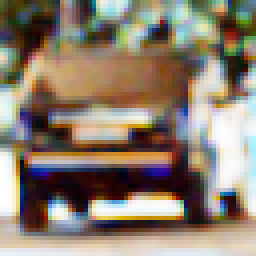
#> input picture preprocesed/vehicles/1028.png, 64 x 64 px, given in place of 145.png, which was not available (shown 4 times larger); the run also reads 2 pictures not shown here
$ jupyter execute --allow-errors final.ipynb   (shell and % lines are left out)   (older library calls are emulated)   (text cells are left out)
#> lines starting #> are read from the running program, lines starting #| are printed output that depends on the picture; pictures that were not available may be replaced by others from this repository, and a replacement may not be noted
[cell 1]
from google.colab import drive
drive.mount('/content/drive')

[cell 2]

import glob
import os
import re

import matplotlib.image as mpimg
import pandas as pd
import PIL
import cv2
import matplotlib.pyplot as plt
import numpy as np
import math
import skimage.morphology as morph
from skimage import io, color
from PIL import Image
import skimage

[cell 3]
def img_read(filename, mode = 'color'):
#> called with mode = 'color'
    if(mode == 'color'):
        return cv2.cvtColor(cv2.imread(filename),cv2.COLOR_BGR2RGB)
    elif(mode=='grayscale' or mode=='greyscale' or mode == 'gray' or mode == 'grey'):
        return cv2.imread(filename, cv2.IMREAD_GRAYSCALE)
    elif(mode=='yuv' or mode=='YUV'):
        return cv2.cvtColor(cv2.imread(filename),cv2.COLOR_BGR2YUV)
    elif(mode=='hsv' or mode=='HSV'):
        return cv2.cvtColor(cv2.imread(filename),cv2.COLOR_BGR2HSV)
    elif(mode=='lab' or mode=='LAB'):
        return cv2.cvtColor(cv2.imread(filename),cv2.COLOR_BGR2LAB)
    else:
        return None

def norm_image(img):
    img_pil = Image.fromarray(img)
    """
    Normalize PIL image

    Normalizes luminance to (mean,std)=(0,1), and applies a [1%, 99%] contrast stretch
    """
    img_y, img_b, img_r = img_pil.convert('YCbCr').split()
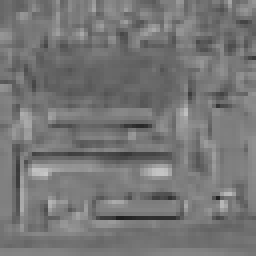
#> img_b: PIL image 64x64 L (shown 4 times larger); min 31, max 198, mean 117.8
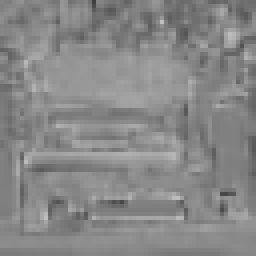
#> img_r: PIL image 64x64 L (shown 4 times larger); min 63, max 193, mean 135.4

    img_y_np = np.asarray(img_y).astype(float)

    img_y_np /= 255
    img_y_np -= img_y_np.mean()
    img_y_np /= img_y_np.std()
    scale = np.max([np.abs(np.percentile(img_y_np, 1.0)),
                    np.abs(np.percentile(img_y_np, 99.0))])
#> scale = 1.71
    img_y_np = img_y_np / scale
    img_y_np = np.clip(img_y_np, -1.0, 1.0)
    img_y_np = (img_y_np + 1.0) / 2.0

    img_y_np = (img_y_np * 255 + 0.5).astype(np.uint8)

    img_y = Image.fromarray(img_y_np)

    img_ybr = Image.merge('YCbCr', (img_y, img_b, img_r))

    img_nrm = img_ybr.convert('RGB')

    open_cv_image = np.array(img_nrm)

    return open_cv_image

#Definir la función de transformación de la imagen (corrección gamma)
# [16 lines left out: function gamma_correction, not called in this run]

def histogram_equalization(img):

    #Crear matriz de ceros del tamaño de la imagen y tipo de dato flotante
    res = np.zeros(img.shape, np.float32)
    #Crear un vector 1-D de la matriz de la imagen es decir \aplanarla\
    img_raveled = img.ravel()
    #Generar el histograma normalizado de la imagen
    hist_norm = plt.hist(img_raveled, bins=255, range=(0.0, 255.0), density=True)
    #Limpiar la figura actual
    plt.clf()
    #hist_norm[0] es un vector de probabilidades. Añadir al vector el valor [1 - sumatoria de sus datos]
    pdf = hist_norm[0]
    np.append(pdf, 1.0 - np.sum(pdf))
    #Dado que se añade un dato se realiza la sumatoria de valores sobre todo el vector
    cdf = [np.sum(pdf[0:x]) for x in range(0,256)]
    #Hallar el valor mínimo y máximo de la imagen
    gmin = np.min(img)
    gmax = np.max(img)

    #Generar F(g) - Función de ecualización
    for g in range(0,256):
        res[img == g] = (gmax - gmin)*cdf[g] + gmin
    #Asegurar que los datos sean uint8 y esten en el rango correspondiente
    res[res<0] = 0
    res[res>255] = 255
    res = res.astype(np.uint8)
    return res

#definicion de funcion para la aplicacion del filtro de media.
def filtro_mediab(imag,k_size):
    #Aplica suavizado mediante la funcion blur
    res1 = cv2.blur(imag,(k_size,k_size),borderType=cv2.BORDER_REPLICATE )

    return res1

def filtro_media2d(imag,k_size):
    #Aplica suavizado mediante filter2D
    kernel = np.ones((k_size,k_size),np.float64)/(k_size**2)
    res2 = cv2.filter2D(imag, ddepth=-1, kernel= kernel, borderType=cv2.BORDER_REPLICATE)

    return res2

def minimum_filter(img,k_size):
    #Crear matriz de ceros del tamaño de imagen de entrada
    res = np.zeros(img.shape, np.uint8)
    #Definir el radio del kernel
    r = math.floor(k_size/2)
    #Recorrer cada posición i,j de la imagen con el kernel
    for i in range(r, img.shape[0]-r):
        for j in range(r, img.shape[1]-r):
            #Tamaño de la ventana
            window = img[i-r:i+r+1,j-r:j+r+1]
            #Cambiar el valor de la posición i,j de la imagen por el de la ventana
            min_val = np.min(window)
            res[i,j] = min_val
    return res

#Definir función de Filtro del Máximo
def maximum_filter(img,k_size):
    #Crear una matriz de ceros del tamaño de la imagen de entrada
    res = np.zeros(img.shape, np.uint8)
    #Radio del kernel
    r = math.floor(k_size/2)
    #Recorrer cada posición i,j de la imagen con el kernel
    for i in range(r, img.shape[0]-r):
        for j in range(r, img.shape[1]-r):
            #Tamaño de la ventana
            window = img[i-r:i+r+1,j-r:j+r+1]
            #Cambiar el valor de la posición i,j de la imagen por el de la ventana
            max_val = np.max(window)
            res[i,j] = max_val
    return res

[cell 4]
image_path = '145.png'
img_rgb = img_read('/content/drive/MyDrive/GitHub/data/vehicles/'+image_path)
img_norm = norm_image(img_rgb)

#Modelo RGB
img_R = img_rgb[:,:,0]
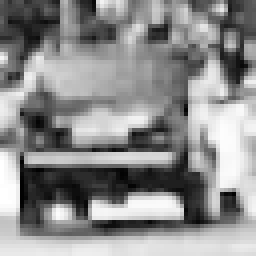
#> img_R: shape (64, 64) (shown 4 times larger); min 2, max 255, mean 140.3
img_G = img_rgb[:,:,1]
img_B = img_rgb[:,:,2]

fig, (ax1, ax2, ax3) = plt.subplots(1,3, figsize=(15, 6))

fig.suptitle('Canales RGB original', fontsize=15)
ax1.set_title('Canal R')
ax1.imshow(img_R, cmap='gray')
ax2.set_title('Canal G')
ax2.imshow(img_G, cmap='gray')
ax3.set_title('Canal B')
ax3.imshow(img_B, cmap='gray')

#Modelo RGB
img_R = img_norm[:,:,0]
img_G = img_norm[:,:,1]
img_B = img_norm[:,:,2]

fig, (ax1, ax2, ax3) = plt.subplots(1,3, figsize=(15, 6))

fig.suptitle('Canales RGB Normalizado', fontsize=15)
ax1.set_title('Canal R')
ax1.imshow(img_R, cmap='gray')
ax2.set_title('Canal G')
ax2.imshow(img_G, cmap='gray')
ax3.set_title('Canal B')
ax3.imshow(img_B, cmap='gray')

[cell 5]
img_cmy = img_read('/content/drive/MyDrive/GitHub/data/vehicles/'+image_path)
img_cmy_norm = norm_image(img_cmy)

#Modelo CMY
img_C= 255 - img_cmy[:,:,0]
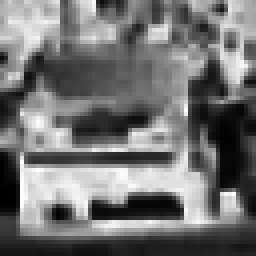
#> img_C: shape (64, 64) (shown 4 times larger); min 0, max 253, mean 114.7
img_M = 255 - img_cmy[:,:,1]
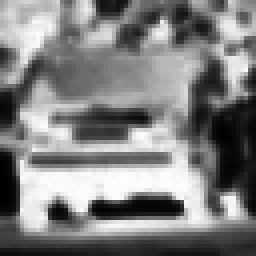
#> img_M: shape (64, 64) (shown 4 times larger); min 0, max 253, mean 128
img_Y = 255 - img_cmy[:,:,2]
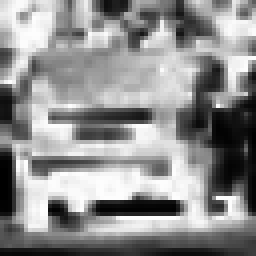
#> img_Y: shape (64, 64) (shown 4 times larger); min 0, max 253, mean 143

fig, (ax1, ax2, ax3) = plt.subplots(1,3, figsize=(15, 6))

fig.suptitle('Canales CMY Original', fontsize=15)
ax1.set_title('Canal C')
ax1.imshow(img_C, cmap='gray')
ax2.set_title('Canal M')
ax2.imshow(img_M, cmap='gray')
ax3.set_title('Canal Y')
ax3.imshow(img_Y, cmap='gray')

#Modelo CMY
img_C= 255 - img_cmy_norm[:,:,0]
img_M = 255 - img_cmy_norm[:,:,1]
img_Y = 255 - img_cmy_norm[:,:,2]

fig, (ax1, ax2, ax3) = plt.subplots(1,3, figsize=(15, 6))

fig.suptitle('Canales CMY Normalizado', fontsize=15)
ax1.set_title('Canal C')
ax1.imshow(img_C, cmap='gray')
ax2.set_title('Canal M')
ax2.imshow(img_M, cmap='gray')
ax3.set_title('Canal Y')
ax3.imshow(img_Y, cmap='gray')

[cell 6]
img_yuv = img_read('/content/drive/MyDrive/GitHub/data/vehicles/'+image_path, 'yuv')
img_yuv_norm = norm_image(img_yuv)
#> in norm_image (call 3), `img_y, img_b, img_r = img_pil.convert('YCbCr').split()`:
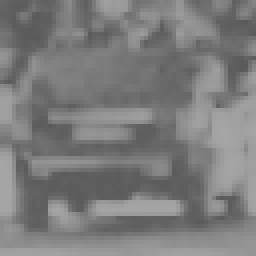
#> img_y: PIL image 64x64 L (shown 4 times larger); min 90, max 165, mean 124
#> in norm_image (call 3), `img_y, img_b, img_r = img_pil.convert('YCbCr').split()`:
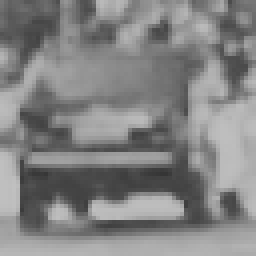
#> img_r: PIL image 64x64 L (shown 4 times larger); min 53, max 192, mean 130.9
#> in norm_image (call 3), `scale = np.max([np.abs(np.percentile(img_y_np, 1.0)), np.abs(np.percen..`: scale = 1.87
#> in norm_image (call 3), `img_y_np = (img_y_np + 1.0) / 2.0`:
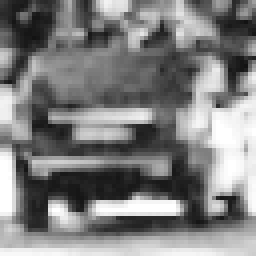
#> img_y_np: shape (64, 64) float64 (shown 4 times larger); min 0.0752, max 1, mean 0.5
#> in norm_image (call 3), `img_nrm = img_ybr.convert('RGB')`:
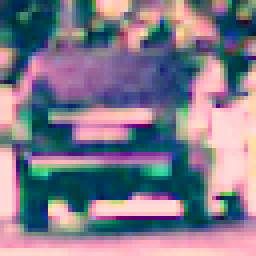
#> img_nrm: PIL image 64x64 RGB (shown 4 times larger); mean R, G, B 127.9, 122.5, 139.4

#Modelo YUV

img_Y = img_yuv[:,:,0]
img_U =  img_yuv[:,:,1]
img_V = img_yuv[:,:,2]

fig, (ax1, ax2, ax3) = plt.subplots(1,3, figsize=(15, 6))

fig.suptitle('Canales YUV Original', fontsize=15)
ax1.set_title('Canal Y')
ax1.imshow(img_Y, cmap='gray')
ax2.set_title('Canal U')
ax2.imshow(img_U, cmap='gray')
ax3.set_title('Canal V')
ax3.imshow(img_V, cmap='gray')

#Modelo YUV

img_Y = img_yuv_norm[:,:,0]
img_U =  img_yuv_norm[:,:,1]
img_V = img_yuv_norm[:,:,2]

fig, (ax1, ax2, ax3) = plt.subplots(1,3, figsize=(15, 6))

fig.suptitle('Canales YUV Normalizado', fontsize=15)
ax1.set_title('Canal Y')
ax1.imshow(img_Y, cmap='gray')
ax2.set_title('Canal U')
ax2.imshow(img_U, cmap='gray')
ax3.set_title('Canal V')
ax3.imshow(img_V, cmap='gray')

[cell 7]
img_hsv = img_read('/content/drive/MyDrive/GitHub/data/vehicles/'+image_path, 'hsv')
img_hsv_norm = norm_image(img_hsv)

#Modelo HSV

img_H = img_hsv[:,:,0]
img_S =  img_hsv[:,:,1]
img_V = img_hsv[:,:,2]

fig, (ax1, ax2, ax3) = plt.subplots(1,3, figsize=(15, 6))

fig.suptitle('Canales HSV Originales', fontsize=15)
ax1.set_title('Canal H')
ax1.imshow(img_H, cmap='gray')
ax2.set_title('Canal S')
ax2.imshow(img_S, cmap='gray')
ax3.set_title('Canal V')
ax3.imshow(img_V, cmap='gray')

#Modelo HSV

img_H = img_hsv_norm[:,:,0]
img_S =  img_hsv_norm[:,:,1]
img_V = img_hsv_norm[:,:,2]

fig, (ax1, ax2, ax3) = plt.subplots(1,3, figsize=(15, 6))

fig.suptitle('Canales HSV Normalizados', fontsize=15)
ax1.set_title('Canal H')
ax1.imshow(img_H, cmap='gray')
ax2.set_title('Canal S')
ax2.imshow(img_S, cmap='gray')
ax3.set_title('Canal V')
ax3.imshow(img_V, cmap='gray')

[cell 8]
img_lab = img_read('/content/drive/MyDrive/GitHub/data/vehicles/'+image_path, 'lab')
img_lab_norm = norm_image(img_lab)

#Modelo LAB

img_L = img_lab[:,:,0]
img_A =  img_lab[:,:,1]
img_B = img_lab[:,:,2]

fig, (ax1, ax2, ax3) = plt.subplots(1,3, figsize=(15, 6))
fig.suptitle('Canales LAB Originales', fontsize=15)
ax1.set_title('Canal L')
ax1.imshow(img_L, cmap='gray')
ax2.set_title('Canal A')
ax2.imshow(img_A, cmap='gray')
ax3.set_title('Canal B')
ax3.imshow(img_B, cmap='gray')

#Modelo LAB

img_L = img_lab_norm[:,:,0]
img_A =  img_lab_norm[:,:,1]
img_B = img_lab_norm[:,:,2]

fig, (ax1, ax2, ax3) = plt.subplots(1,3, figsize=(15, 6))
fig.suptitle('Canales LAB Normalizados', fontsize=15)
ax1.set_title('Canal L')
ax1.imshow(img_L, cmap='gray')
ax2.set_title('Canal A')
ax2.imshow(img_A, cmap='gray')
ax3.set_title('Canal B')
ax3.imshow(img_B, cmap='gray')

[cell 9]
image_path_one = '50.png'
img_rgb = img_read('/content/drive/MyDrive/GitHub/data/vehicles/'+image_path_one)

#Modelo RGB
img_R = img_rgb[:,:,0]
img_G = img_rgb[:,:,1]
img_B = img_rgb[:,:,2]

fig, (ax1, ax2, ax3) = plt.subplots(1,3, figsize=(15, 6))

fig.suptitle('Canales RGB original', fontsize=15)
ax1.set_title('Canal R')
ax1.imshow(img_R, cmap='gray')
ax2.set_title('Canal G')
ax2.imshow(img_G, cmap='gray')
ax3.set_title('Canal B')
ax3.imshow(img_B, cmap='gray')

[cell 10]
img_yuv = img_read('/content/drive/MyDrive/GitHub/data/vehicles/'+image_path_one, 'yuv')

#Modelo YUV

img_Y = img_yuv[:,:,0]
img_U =  img_yuv[:,:,1]
img_V = img_yuv[:,:,2]

fig, (ax1, ax2, ax3) = plt.subplots(1,3, figsize=(15, 6))

fig.suptitle('Canales YUV Original', fontsize=15)
ax1.set_title('Canal Y')
ax1.imshow(img_Y, cmap='gray')
ax2.set_title('Canal U')
ax2.imshow(img_U, cmap='gray')
ax3.set_title('Canal V')
ax3.imshow(img_V, cmap='gray')

[cell 11]
img_hsv = img_read('/content/drive/MyDrive/GitHub/data/vehicles/'+image_path_one, 'hsv')

#Modelo HSV

img_H = img_hsv[:,:,0]
img_S =  img_hsv[:,:,1]
img_V = img_hsv[:,:,2]

fig, (ax1, ax2, ax3) = plt.subplots(1,3, figsize=(15, 6))

fig.suptitle('Canales HSV Originales', fontsize=15)
ax1.set_title('Canal H')
ax1.imshow(img_H, cmap='gray')
ax2.set_title('Canal S')
ax2.imshow(img_S, cmap='gray')
ax3.set_title('Canal V')
ax3.imshow(img_V, cmap='gray')

[cell 12]
sharp_kernel = np.array([[0,-1,0], [-1,5,-1], [0,-1,0]])
img_G_sharp = cv2.filter2D(img_G, -1, sharp_kernel)
img_Y_sharp = cv2.filter2D(img_Y, -1, sharp_kernel)

fig, (ax1, ax2) = plt.subplots(1,2, figsize=(15, 6))

fig.suptitle('Comparación Kernel R', fontsize=15)
ax1.set_title('Original')
ax1.imshow(img_G, cmap='gray')
ax2.set_title('Después del kernel')
ax2.imshow(img_G_sharp, cmap='gray')

fig, (ax1, ax2) = plt.subplots(1,2, figsize=(15, 6))

fig.suptitle('Comparación Kernel Y', fontsize=15)
ax1.set_title('Original')
ax1.imshow(img_Y, cmap='gray')
ax2.set_title('Después del kernel')
ax2.imshow(img_Y_sharp, cmap='gray')

[cell 13]
#Definir la función ecualización del histograma cuyo parámetro es una imagen
img_rgb1 = img_read('/content/drive/MyDrive/GitHub/data/vehicles/'+image_path_one)
#Modelo RGB
img_G2 = img_rgb1

#Leer la imagen y aplicar la transformación ecualización del histograma sobre ésta

res_ecua = histogram_equalization(img_G2)
#> in histogram_equalization, `img_raveled = img.ravel()`: img_raveled = 12288 values, max 242 at index 411, min 3 at index 1118, mean 118.7
#> in histogram_equalization, `pdf = hist_norm[0]`: pdf = 255 values, max 0.0775 at index 19, min 0 at index 0, mean 0.00392
#> in histogram_equalization, `cdf = [np.sum(pdf[0:x]) for x in range(0,256)]`: cdf = 256 values, max 1 at index 243, min 0 at index 0, mean 0.532
#> in histogram_equalization, `gmin = np.min(img)`: gmin = 3
#> in histogram_equalization, `gmax = np.max(img)`: gmax = 242

#Generar subplot 2x3 para mostrar imagen histograma y función de densidad acumulada
fig, arreglo_plots = plt.subplots(2,2 ,figsize=(10 ,10))
colors = ('r','g','b')

arreglo_plots[0,0].set_title('Imagen original')
arreglo_plots[0,0].imshow(img_G2, cmap='gray')
arreglo_plots[0,1].set_title('Histograma original')
img_array_i = img_G.ravel()
#> img_array_i = 4096 values, max 242 at index 200, min 3 at index 3062, mean 110.5
_=arreglo_plots[0,1].hist(img_array_i,histtype='step', bins=255 ,
                            range=(0.0, 255.0),density=True ,color=colors[1])

arreglo_plots[1,0].set_title('Imagen modificada')
arreglo_plots[1,0].imshow(res_ecua, cmap="gray")
arreglo_plots[1,1].set_title('Histograma modificado')
img_array_i = res_ecua.ravel()
#> img_array_i = 12288 values, max 241 at index 411, min 3 at index 1118, mean 118.2
_=arreglo_plots[1,1].hist(img_array_i,histtype='step', bins=255,
                          range=(0.0, 255.0),density=True, color=colors[1])

[cell 14]
image_path = "145.png"
#Definir la función ecualización del histograma cuyo parámetro es una imagen
img_rgb1 = img_read('/content/drive/MyDrive/GitHub/data/vehicles/'+image_path)
#Modelo RGB
img_G2 = img_rgb1

#Leer la imagen y aplicar la transformación ecualización del histograma sobre ésta

res_ecua2 = histogram_equalization(img_G2)

#Generar subplot 2x3 para mostrar imagen histograma y función de densidad acumulada
fig, arreglo_plots = plt.subplots(2,2 ,figsize=(10 ,10))
colors = ('r','g','b')

arreglo_plots[0,0].set_title('Imagen original')
arreglo_plots[0,0].imshow(img_G2, cmap='gray')
arreglo_plots[0,1].set_title('Histograma original')
img_array_i = img_G.ravel()
#> img_array_i = 4096 values, max 242 at index 200, min 3 at index 3062, mean 110.5
_=arreglo_plots[0,1].hist(img_array_i,histtype='step', bins=255 ,
                            range=(0.0, 255.0),density=True ,color=colors[1])

arreglo_plots[1,0].set_title('Imagen modificada')
arreglo_plots[1,0].imshow(res_ecua2, cmap="gray")
arreglo_plots[1,1].set_title('Histograma modificado')
img_array_i = res_ecua2.ravel()
#> img_array_i = 12288 values, max 255 at index 6527, min 2 at index 794, mean 126.4
_=arreglo_plots[1,1].hist(img_array_i,histtype='step', bins=255,
                          range=(0.0, 255.0),density=True, color=colors[1])

[cell 15]
res_gauss = cv2.GaussianBlur(img_G2,(5, 5),2)
res_gauss_ecua= cv2.GaussianBlur(res_ecua2,(5, 5),2)

fig, (ax1, ax2, ax3) = plt.subplots(1,3, figsize=(15, 6))
ax1.set_title("Imagen Sin Filtro")
ax1.imshow(img_G2)
ax2.set_title("Imagen con Filtro Gaussiano")
ax2.imshow(res_gauss)
ax3.set_title("Imagen ecualizada con Filtro Gaussiano")
ax3.imshow(res_gauss_ecua)

[cell 16]
img_rgb1 = img_read('/content/drive/MyDrive/GitHub/data/vehicles/'+image_path_one)
#Modelo RGB
img_G2 = img_rgb1

res_gauss = cv2.GaussianBlur(img_G2,(5, 5),2)
res_gauss_ecua= cv2.GaussianBlur(res_ecua,(5, 5),2)

fig, (ax1, ax2, ax3) = plt.subplots(1,3, figsize=(15, 6))
ax1.set_title("Imagen Sin Filtro")
ax1.imshow(img_G2)
ax2.set_title("Imagen con Filtro Gaussiano")
ax2.imshow(res_gauss)
ax3.set_title("Imagen ecualizada con Filtro Gaussiano")
ax3.imshow(res_gauss_ecua)

[cell 17]
k_size=3 #valor tamaño del kernel
#CANAL G - RGB
fmb_imagen5,fmd_imagen5 = filtro_mediab(res_ecua,k_size),filtro_media2d(img_G2,k_size)
#> in filtro_media2d, `kernel = np.ones((k_size,k_size),np.float64)/(k_size**2)`: kernel = [[0.111, 0.111, 0.111], [0.111, 0.111, 0.111], [0.111, 0.111, 0.111]]
#solo se mostro el filtro en la imagen 5

fig, (ax1, ax2, ax3) = plt.subplots(1,3, figsize=(15, 6))
ax1.set_title("Imagen Sin Filtro")
ax1.imshow(img_G2)
ax2.set_title("Imagen con funcion blue")
ax2.imshow(fmb_imagen5)
ax3.set_title("Imagen ecualizada con Funcion Filter2D")
ax3.imshow(fmd_imagen5)

[cell 18]
k_size=3#valor tamaño del kernel

img_rgb1 = img_read('/content/drive/MyDrive/GitHub/data/vehicles/'+image_path)
#Modelo RGB
img_G2 = img_rgb1

#CANAL G - RGB
fmb_imagen5,fmd_imagen5 = filtro_mediab(res_ecua2,k_size),filtro_media2d(img_G2,k_size)
#solo se mostro el filtro en la imagen 5

fig, (ax1, ax2, ax3) = plt.subplots(1,3, figsize=(15, 6))
ax1.set_title("Imagen Sin Filtro")
ax1.imshow(img_G2)
ax2.set_title("Imagen con funcion blue")
ax2.imshow(fmb_imagen5)
ax3.set_title("Imagen ecualizada con Funcion Filter2D")
ax3.imshow(fmd_imagen5)

[cell 19]
#Definir tamaño del kernel
k_size = 3

img_rgb1 = img_read('/content/drive/MyDrive/GitHub/data/vehicles/'+image_path_one)
#Modelo RGB
img_G2 = img_rgb1

res1 = cv2.medianBlur(img_G2, k_size)
res2 = cv2.medianBlur(res_ecua, k_size)

fig, (ax1, ax2, ax3) = plt.subplots(1,3, figsize=(15, 6))
ax1.set_title("Imagen Sin Filtro")
ax1.imshow(img_G2)
ax2.set_title("Imagen con filtro")
ax2.imshow(res1)
ax3.set_title("Imagen ecualizada con filtro")
ax3.imshow(res2)

[cell 20]
#Definir tamaño del kernel
k_size = 3

img_rgb1 = img_read('/content/drive/MyDrive/GitHub/data/vehicles/'+image_path)
#Modelo RGB
img_G2 = img_rgb1

res1 = cv2.medianBlur(img_G2, k_size)
res2 = cv2.medianBlur(res_ecua2, k_size)

fig, (ax1, ax2, ax3) = plt.subplots(1,3, figsize=(15, 6))
ax1.set_title("Imagen Sin Filtro")
ax1.imshow(img_G2)
ax2.set_title("Imagen con filtro")
ax2.imshow(res1)
ax3.set_title("Imagen ecualizada con filtro")
ax3.imshow(res2)

[cell 21]
k_size = 1

img_rgb1 = img_read('/content/drive/MyDrive/GitHub/data/vehicles/'+image_path_one)
#Modelo RGB
img_G2 = img_rgb1

fig, (ax1) = plt.subplots(1, figsize=(15, 6))
ax1.imshow(minimum_filter(img_rgb1, k_size))

[cell 22]
k_size = 1

img_rgb1 = img_read('/content/drive/MyDrive/GitHub/data/vehicles/'+image_path)
#Modelo RGB
img_G2 = img_rgb1

fig, (ax1) = plt.subplots(1, figsize=(15, 6))
ax1.imshow(minimum_filter(img_rgb1, k_size))

[cell 23]
k_size = 2

img_rgb1 = img_read('/content/drive/MyDrive/GitHub/data/vehicles/'+image_path_one)
#Modelo RGB
img_G2 = img_rgb1

fig, (ax1) = plt.subplots(1, figsize=(15, 6))
ax1.imshow(maximum_filter(img_rgb1, k_size))

[cell 24]
k_size = 1

img_rgb1 = img_read('/content/drive/MyDrive/GitHub/data/vehicles/'+image_path)
#Modelo RGB
img_G2 = img_rgb1

fig, (ax1) = plt.subplots(1, figsize=(15, 6))
ax1.imshow(maximum_filter(img_rgb1, k_size))

[cell 25]
def preprocessing(path):
    image = img_read('/content/drive/MyDrive/GitHub/data/vehicles/'+path)
    normalized = norm_image(image)
    res = histogram_equalization(image)
    filename = '/content/drive/MyDrive/GitHub/preprocesed/vehicles/'+path
    result = cv2.imwrite(filename, res)
    if result==True:
        pass
    else:
        print("Error in saving file")

[cell 26]
contenido = os.listdir('/content/drive/MyDrive/GitHub/data/vehicles/')
for i in contenido:
     preprocessing(i)

[cell 27]
# General Libraries

# Tensorflow
from tensorflow import keras
from tensorflow.keras.preprocessing.image import ImageDataGenerator
from tensorflow.keras.preprocessing import image
from tensorflow.keras.models import Sequential, Model, load_model
from tensorflow.keras.layers import GlobalAveragePooling2D, Dense, BatchNormalization, Dropout, Flatten, Conv2D, MaxPool2D
from tensorflow.keras.optimizers import Adam
from bayes_opt import BayesianOptimization
from keras.regularizers import L1L2

# Sklearn
from sklearn.model_selection import train_test_split
from sklearn.neighbors import KNeighborsClassifier
from sklearn.ensemble import RandomForestClassifier
from sklearn.metrics import confusion_matrix, accuracy_score, recall_score, precision_score, f1_score
from sklearn.metrics import precision_recall_fscore_support as score_f
from imutils import paths

import pandas as pd
import numpy as np
import seaborn as sns
import matplotlib.image as mpimg
import tensorflow as tf
import imutils
import shutil
import splitfolders
import cv2
import os
import glob
import random
import matplotlib.pyplot as plt
import os
import zipfile
import math
import pathlib

[cell 28]
# General functions

def image_to_feature_vector(image, size=(32, 32)):
    # Convirtiendo imagen a un tamaño fijo y luego la aplanamos
    return cv2.resize(image, size).flatten()


def extract_color_histogram(image, bins=(8, 8, 8)):
    """This function allows us extract the histogram
    color for the images"""
  # Convertimos a HSV y obtenemos un histograma
    hsv = cv2.cvtColor(image, cv2.COLOR_BGR2HSV)
    hist = cv2.calcHist([hsv], [0, 1, 2], None, bins,
        [0, 180, 0, 256, 0, 256])
    # Normalizamos hist
    if imutils.is_cv2():
        hist = cv2.normalize(hist)
    else:
        cv2.normalize(hist, hist)
    return hist.flatten()


# [13 lines left out: function show_pred, not called in this run]


def generate_training_img_set(path_train):
    """With this function we are going to genarate
    three vectors (images, features and labels) for
    the training set"""
    # Training set
    trainImages = []
    trainFeatures = []
    trainLabel = []

    for (i, imagePath) in enumerate(path_train):
        # read image & label
        image = cv2.imread(imagePath)
        if image is None:
            print("Wrong path: ", imagePath)
        else:
            label = imagePath.split(os.path.sep)[3]

            # Image characteristics and histogram
            pixels = image_to_feature_vector(image)
#> pixels = 3072 values, max 255 at index 447, min 2 at index 2428, mean 127.5
            hist = extract_color_histogram(image)

            # Saving in vectors
            trainImages.append(pixels)
            trainFeatures.append(hist)
            trainLabel.append(label)


    # We need to have only two classes
    trainLabel = ["non-vehicles" if "non-vehicles" in i else "vehicles" for i in trainLabel]

    # Convert into array
    trainImages = np.array(trainImages)
    trainFeatures = np.array(trainFeatures)
    trainLabel = np.array(trainLabel)

    return (trainImages, trainFeatures, trainLabel)


# [80 lines left out: functions generate_testing_img_set, plot_confusion_matrix, clear_all, view_random_image, not called in this run]


class myCallback(tf.keras.callbacks.Callback):
    # [4 lines left out: function on_epoch_end, not called in this run]
